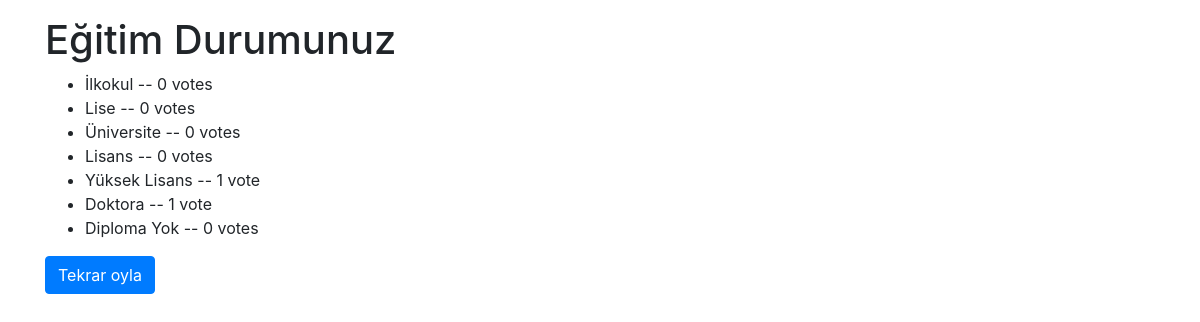
The app's page /3/results/ with its own data.
### polls/models.py (models this page shows, shortened)
class Question(models.Model):
    question_text = models.CharField(max_length=200)
    pub_date = models.DateTimeField('date published')

class Choice(models.Model):
    question = models.ForeignKey(Question, on_delete=models.CASCADE)
    choice_text = models.CharField(max_length=200)
    votes = models.IntegerField(default=0)

### polls/views.py (the view)
# urls.py: path('<int:pk>/results/', views.ResultsView.as_view(), name='results'),
class ResultsView(generic.DetailView):
    model = Question
    template_name = 'polls/results.html'

### polls/templates/polls/results.html (shortened to what this page needs)
<!DOCTYPE html>
<html lang="en">
  <head>
    <link rel="stylesheet" href="https://stackpath.bootstrapcdn.com/bootstrap/4.5.0/css/bootstrap.min.css">
  </head>
  <body>
  <div class="container py-3">
      <h1>{{ question.question_text }}</h1>
<ul>
{% for choice in question.choice_set.all %}
    <li>{{ choice.choice_text }} -- {{ choice.votes }} vote{{ choice.votes|pluralize }}</li>
{% endfor %}
</ul>
<button class="btn btn-primary"><a style="text-decoration: none; color: white" href="{% url 'polls:detail' question.id %}">Tekrar oyla</a></button>
  </div>
  </body>
</html>

### records on screen
Question: question_text "Eğitim Durumunuz"
Choice: choice_text "İlkokul", votes "0"
Choice: choice_text "Lise", votes "0"
Choice: choice_text "Üniversite", votes "0"
Choice: choice_text "Lisans", votes "0"
Choice: choice_text "Yüksek Lisans", votes "1"
Choice: choice_text "Doktora", votes "1"
Choice: choice_text "Diploma Yok", votes "0"
